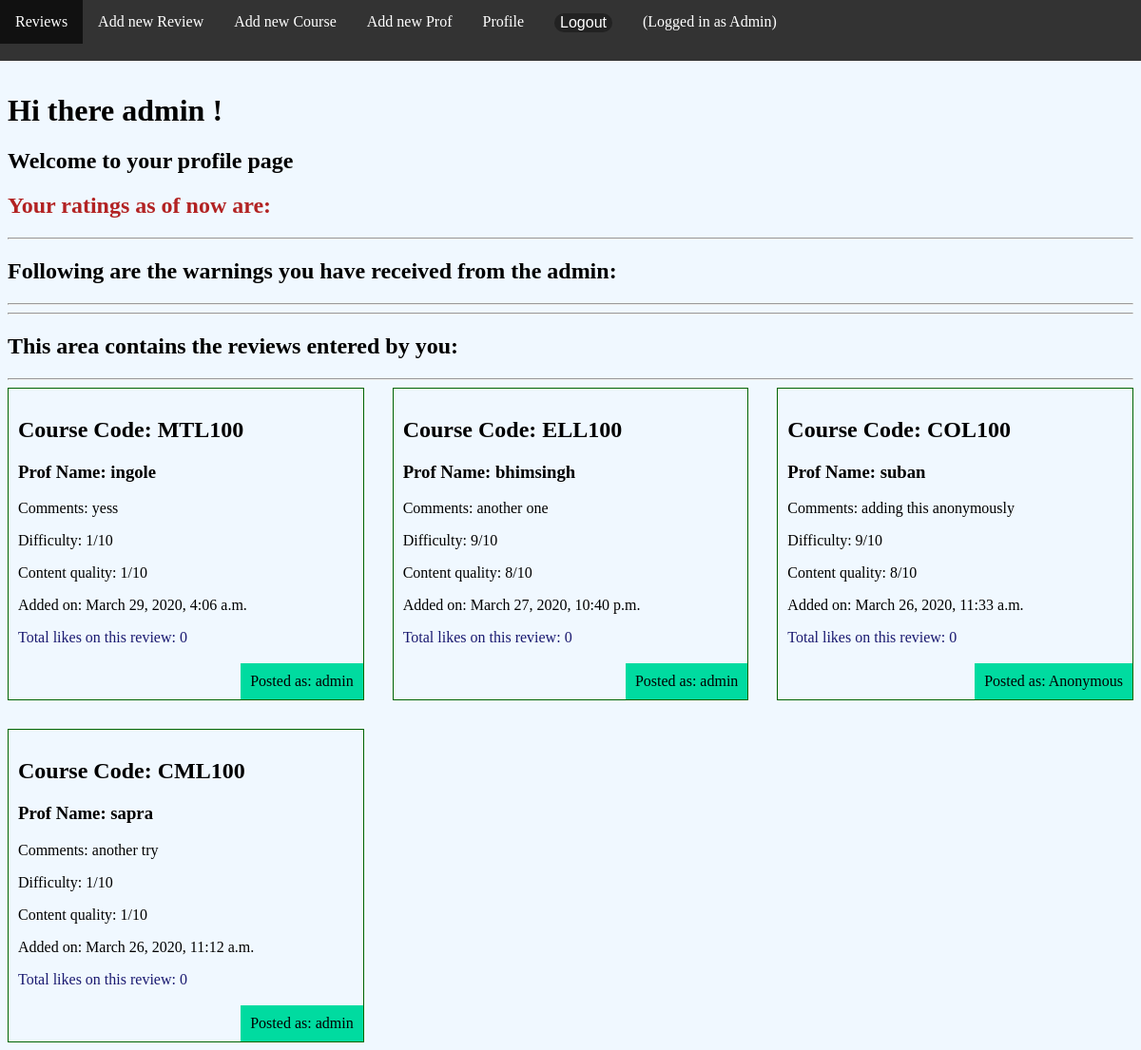
/accounts/profile/ (signed in), run on an earlier commit of the app's database.
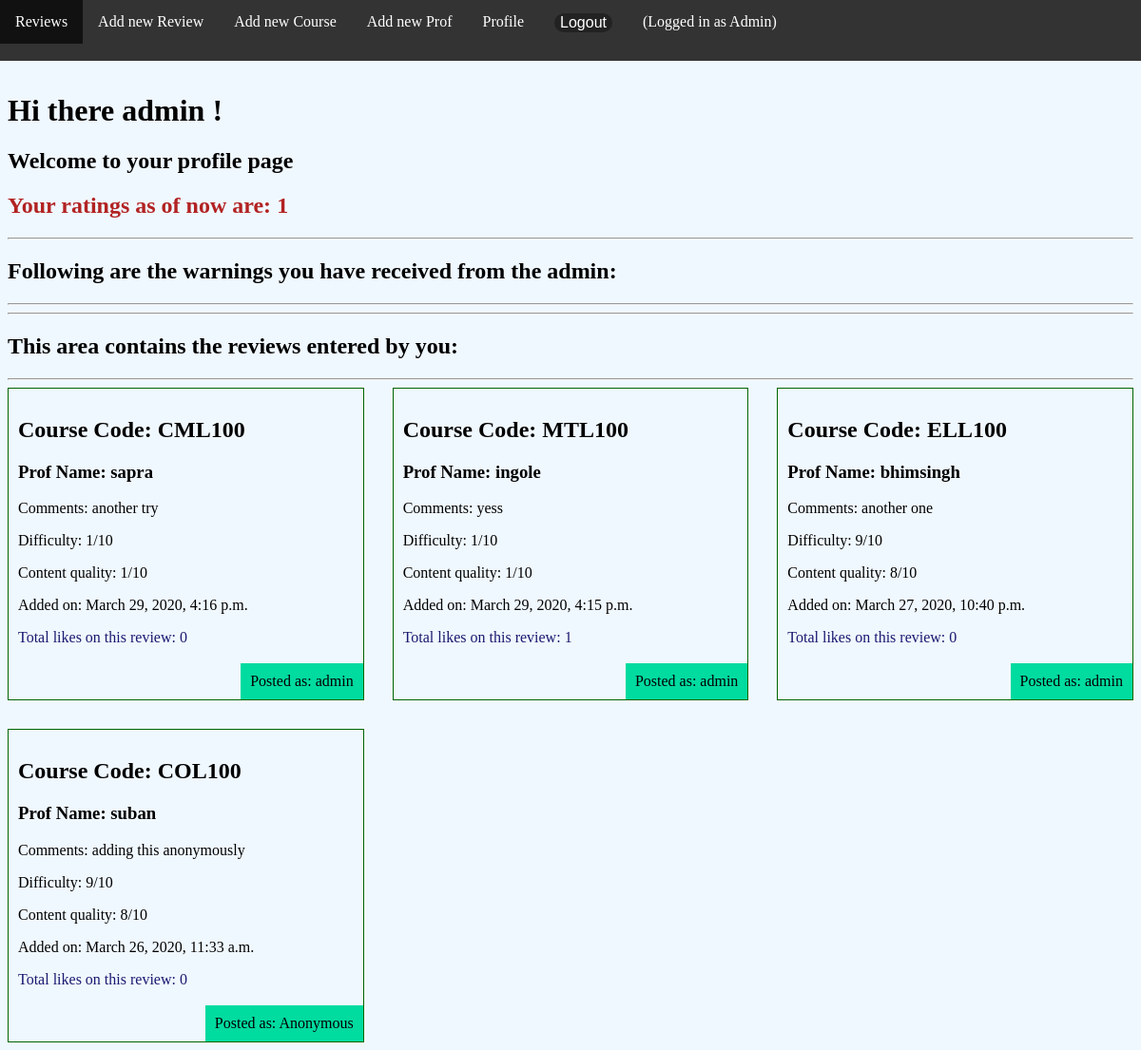
And on a later commit of the database.
### review/models.py (models this page shows)
class Review(models.Model):
    code = models.ForeignKey(Course, on_delete=models.CASCADE, null=True)
    prof = models.ForeignKey(Prof, on_delete=models.CASCADE, null=True)
    comment = models.TextField()
    difficulty = models.IntegerField(
        default=1,
        validators=[MaxValueValidator(10), MinValueValidator(1)]
    )
    contentquality = models.IntegerField(
        default=1,
        validators=[MaxValueValidator(10), MinValueValidator(1)]
    )
    BOOL_CHOICES = ((False, 'No'), (True, 'Yes'))
    anonymous = models.BooleanField(choices=BOOL_CHOICES, default=False)
    author = models.ForeignKey(User, on_delete=models.CASCADE, default=None)
    date = models.DateTimeField(auto_now=True)
    report = models.BooleanField(
        choices=BOOL_CHOICES, default=False, null=True)
    likes = models.ManyToManyField(User, related_name="likes", blank=True)
    dislikes = models.ManyToManyField(
        User, related_name="dislikes", blank=True)

class Course(models.Model):
    courseName = models.CharField(max_length=50)
    def __str__(self):
        return self.courseName

class Prof(models.Model):
    profname = models.CharField(max_length=100)
    def __str__(self):
        return self.profname

### accounts/models.py (models this page shows, shortened)
class LikesCount(models.Model):
    user = models.OneToOneField(User, on_delete=models.CASCADE, default=None)
    userlikes = models.IntegerField(default=0)

### accounts/views.py (the view)
@login_required(login_url="/accounts/login")
def profile_view(request):
    ratings = LikesCount.objects.all()
    reviews = Review.objects.all().order_by('-date')
    warnings = Warning.objects.all().order_by('-date')
    return render(request, 'accounts/profile.html', {'reviews': reviews, 'warnings': warnings, 'ratings': ratings})

### accounts/templates/accounts/profile.html (shortened to what this page needs)
{% extends 'base_layout.html' %}
{% block content %}
<h1>Hi there {{request.user}} ! </h1>
<h2>Welcome to your profile page</h2>
<h2 style="color:firebrick;">Your ratings as of now are:
    {% for obj in ratings %}
    {% if obj.user == request.user %}
    {{ obj.userlikes }}
    {% endif %}
    {% endfor %}
</h2>
<hr>
<h2>Following are the warnings you have received from the admin: </h2>
<hr>
<hr>
<h2>This area contains the reviews entered by you: </h2>
<hr>
<div class="reviews">
    {% for review in reviews  %}
    {% if review.author == request.user %}
    <div class="review">
        <h2>Course Code: {{review.code}} </h2>
        <h3>Prof Name: {{review.prof}}</h3>
        <p>Comments: {{review.comment}} </p>
        <p>Difficulty: {{review.difficulty}}/10</p>
        <p>Content quality: {{review.contentquality}}/10</p>
        <p>Added on: {{review.date}} </p>
        <p style="color:midnightblue;">
            Total likes on this review: {{review.likes.count}}
        </p>
        <p class="author">Posted as:
            {% if review.anonymous %}
            Anonymous
            {% else %}
            {{review.author.username}}
            {% endif %}
        </p>
    </div>
    {% endif %}
    {% endfor  %}
</div>
{% endblock %}

What changed in the data, as far as the page shows it:
added LikesCount: userlikes "1"
changed Review "another try": date "March 26, 2020, 11:12 a.m." → "March 29, 2020, 4:16 p.m."; moves up the list
changed Review "yess": date "March 29, 2020, 4:06 a.m." → "March 29, 2020, 4:15 p.m."; likes.count "0" → "1"
